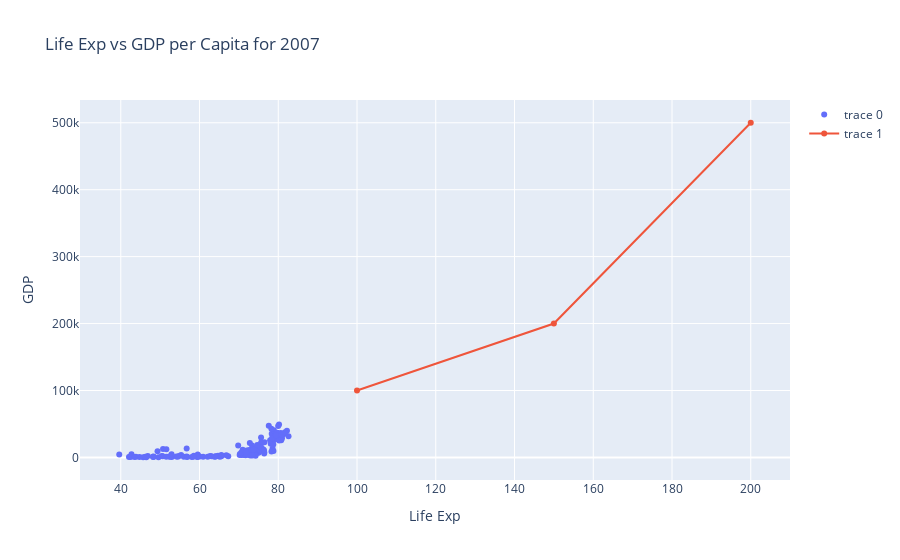

Here is the notebook cell this chart was saved with:
### Code cell
trace_1= go.Scatter(x= temp_df['lifeExp'], y= temp_df['gdpPercap'], mode='markers')
trace_2= go.Scatter(x= [100,150,200], y= [100000, 200000, 500000])
data= [trace_1, trace_2]
layout= go.Layout(title= 'Life Exp vs GDP per Capita for 2007', xaxis= {'title': 'Life Exp'}, yaxis= {'title':'GDP'})
fig= go.Figure(data, layout)
fig.show()

### Figure 1 — Plotly figure (JSON) as saved in the notebook; plotly's stock layout.template omitted (floating-point values rounded to 4 significant figures; data arrays with more than 128 entries replaced by an {"elided": "..."} marker saying what was removed)
{"data": [{"mode": "markers", "type": "scatter", "x": {"elided": "142 float values"}, "y": {"elided": "142 float values"}}, {"type": "scatter", "x": [100, 150, 200], "y": [100000, 200000, 500000]}], "layout": {"title": {"text": "Life Exp vs GDP per Capita for 2007"}, "xaxis": {"title": {"text": "Life Exp"}}, "yaxis": {"title": {"text": "GDP"}}}}
